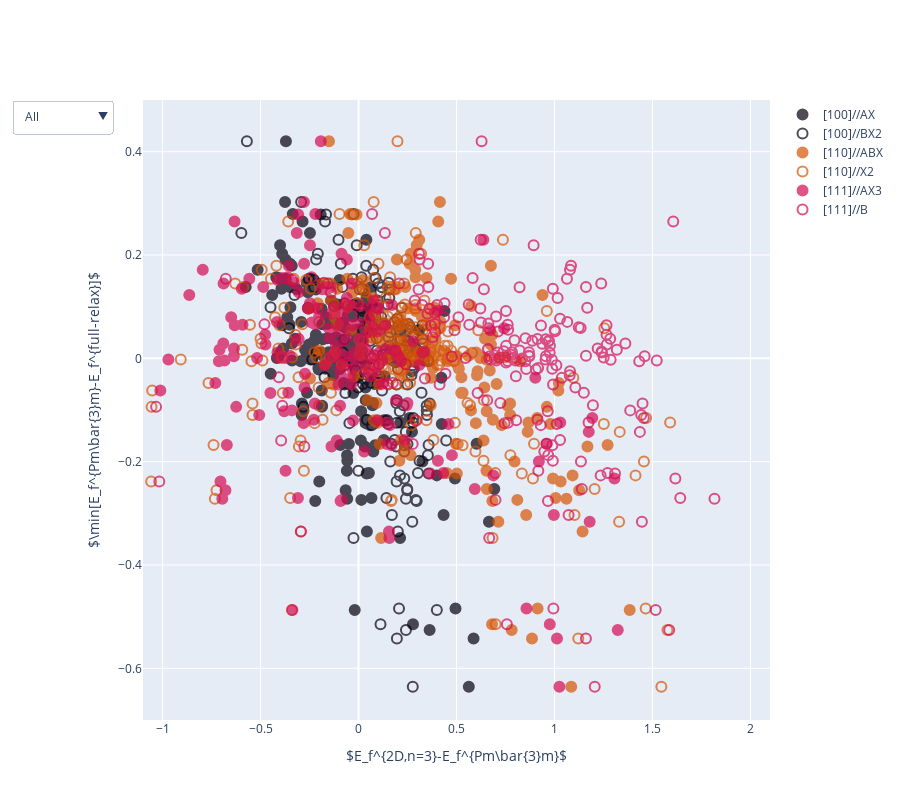

Notebook cell for this chart:
### Markdown cell above
In this interactive plot, we provide an interactive navigation of the formation energy landscape of the ultrathin free-standing 2D perovskites, similar to Fig. 3 in the manuscript. Here, the energy differences between the free-standing 2D perovskites with 3 atomic-layer thickness $(n=3)$ and bulk cubic perovskites $(E_f^{2D,n=3}-E_f^{Pm\bar{3}m})$ are compared against the minimum value of the 'convex hull energy' $(\min[E_f^{Pm\bar{3}m}-E_f^{full-relax}])$ for the bulk cubic perovskites. 2D structures with A-/B-rich terminating surfaces are marked with filled/empty symbols, respectively.

In the following plot, we provide a handle to explore the landscape of 2D perovskites grouped by different combinations of orientations and surface terminations.

### Code cell
import plotly.graph_objects as go

fig = go.Figure()

fig.add_trace(go.Scatter(x=two_d_100_AO_en_diff,
                         y=bulk_100_AO_en_diff,
                         name="[100]//AX",
                         text=two_d_100_AO_keys,
                         opacity=0.7,
                         marker=dict(size=8,color='#07000E',line=dict(color='#07000E',width=1))))

fig.add_trace(go.Scatter(x=two_d_100_BO2_en_diff,
                         y=bulk_100_BO2_en_diff,
                         name="[100]//BX2",
                         text=two_d_100_BO2_keys,
                         opacity=0.7,
                         marker=dict(symbol='circle-open',size=8,color='#07000E')))

fig.add_trace(go.Scatter(x=two_d_110_ABO_en_diff,
                         y=bulk_110_ABO_en_diff,
                         name="[110]//ABX",
                         text=two_d_110_ABO_keys,
                         opacity=0.7,
                         marker=dict(size=8,color='#D75404',line=dict(color='#D75404',width=1))))

fig.add_trace(go.Scatter(x=two_d_110_O2_en_diff,
                         y=bulk_110_O2_en_diff,
                         name="[110]//X2",
                         text=two_d_110_O2_keys,
                         opacity=0.7,
                         marker=dict(symbol='circle-open',size=8,color='#D75404')))

fig.add_trace(go.Scatter(x=two_d_111_AO3_en_diff,
                         y=bulk_111_AO3_en_diff,
                         name="[111]//AX3",
                         text=two_d_111_AO3_keys,
                         opacity=0.7,
                         marker=dict(size=8,color='#D50B53',line=dict(color='#D50B53',width=1))))

fig.add_trace(go.Scatter(x=two_d_111_B_en_diff,
                         y=bulk_111_B_en_diff,
                         name="[111]//B",
                         text=two_d_111_B_keys,
                         opacity=0.7,
                         marker=dict(symbol='circle-open',size=8,color='#D50B53')))



fig.update_xaxes(title_text="$E_f^{2D,n=3}-E_f^{Pm\\bar{3}m}$")
fig.update_yaxes(title_text='$\\min[E_f^{Pm\\bar{3}m}-E_f^{full-relax}]$')

fig.update_traces(mode='markers', marker_line_width=2, marker_size=10)
fig.update_layout(yaxis_range=[-0.7,0.5])
fig.update_layout(xaxis_range=[-1.1,2.1])
fig.update_layout(width=900, height=800,
    updatemenus=[go.layout.Updatemenu(
        active=0,
        buttons=list(
            [dict(label = 'All',
                  method = 'update',
                  args = [{'visible': [True, True, True, True, True, True]},
                          {'showlegend':True}]),
            dict(label = '[100]//AX',
                  method = 'update',
                  args = [{'visible': [True, False, False, False, False, False]},
                          {'showlegend':True}]),
            dict(label = '[100]//BX2',
                  method = 'update',
                  args = [{'visible': [False, True, False, False, False, False]},
                          {'showlegend':True}]),
            dict(label = '[110]//ABX',
                  method = 'update',
                  args = [{'visible': [False, False, True, False, False, False]},
                          {'showlegend':True}]),
            dict(label = '[110]//X2',
                  method = 'update',
                  args = [{'visible': [False, False, False, True, False, False]},
                          {'showlegend':True}]),
             dict(label = '[111]//AX3',
                  method = 'update',
                  args = [{'visible': [False, False, False, False, True, False]},
                          {'showlegend':True}]),
            dict(label = '[111]//B',
                  method = 'update',
                  args = [{'visible': [False, False, False, False, False, True]},
                          {'showlegend':True}])])
    )])

### Figure 1 — Plotly figure (JSON) as saved in the notebook; plotly's stock layout.template omitted (floating-point values rounded to 4 significant figures; data arrays with more than 128 entries replaced by an {"elided": "..."} marker saying what was removed)
{"data": [{"marker": {"color": "#07000E", "line": {"color": "#07000E", "width": 2}, "size": 10}, "mode": "markers", "name": "[100]//AX", "opacity": 0.7, "text": {"elided": "212 str values"}, "type": "scatter", "x": {"elided": "212 float values"}, "y": {"elided": "212 float values"}}, {"marker": {"color": "#07000E", "line": {"width": 2}, "size": 10, "symbol": "circle-open"}, "mode": "markers", "name": "[100]//BX2", "opacity": 0.7, "text": {"elided": "212 str values"}, "type": "scatter", "x": {"elided": "212 float values"}, "y": {"elided": "212 float values"}}, {"marker": {"color": "#D75404", "line": {"color": "#D75404", "width": 2}, "size": 10}, "mode": "markers", "name": "[110]//ABX", "opacity": 0.7, "text": {"elided": "212 str values"}, "type": "scatter", "x": {"elided": "212 float values"}, "y": {"elided": "212 float values"}}, {"marker": {"color": "#D75404", "line": {"width": 2}, "size": 10, "symbol": "circle-open"}, "mode": "markers", "name": "[110]//X2", "opacity": 0.7, "text": {"elided": "212 str values"}, "type": "scatter", "x": {"elided": "212 float values"}, "y": {"elided": "212 float values"}}, {"marker": {"color": "#D50B53", "line": {"color": "#D50B53", "width": 2}, "size": 10}, "mode": "markers", "name": "[111]//AX3", "opacity": 0.7, "text": {"elided": "212 str values"}, "type": "scatter", "x": {"elided": "212 float values"}, "y": {"elided": "212 float values"}}, {"marker": {"color": "#D50B53", "line": {"width": 2}, "size": 10, "symbol": "circle-open"}, "mode": "markers", "name": "[111]//B", "opacity": 0.7, "text": {"elided": "212 str values"}, "type": "scatter", "x": {"elided": "212 float values"}, "y": {"elided": "212 float values"}}], "layout": {"height": 800, "updatemenus": [{"active": 0, "buttons": [{"args": [{"visible": [true, true, true, true, true, true]}, {"showlegend": true}], "label": "All", "method": "update"}, {"args": [{"visible": [true, false, false, false, false, false]}, {"showlegend": true}], "label": "[100]//AX", "method": "update"}, {"args": [{"visible": [false, true, false, false, false, false]}, {"showlegend": true}], "label": "[100]//BX2", "method": "update"}, {"args": [{"visible": [false, false, true, false, false, false]}, {"showlegend": true}], "label": "[110]//ABX", "method": "update"}, {"args": [{"visible": [false, false, false, true, false, false]}, {"showlegend": true}], "label": "[110]//X2", "method": "update"}, {"args": [{"visible": [false, false, false, false, true, false]}, {"showlegend": true}], "label": "[111]//AX3", "method": "update"}, {"args": [{"visible": [false, false, false, false, false, true]}, {"showlegend": true}], "label": "[111]//B", "method": "update"}]}], "width": 900, "xaxis": {"range": [-1.1, 2.1], "title": {"text": "$E_f^{2D,n=3}-E_f^{Pm\\bar{3}m}$"}}, "yaxis": {"range": [-0.7, 0.5], "title": {"text": "$\\min[E_f^{Pm\\bar{3}m}-E_f^{full-relax}]$"}}}}
